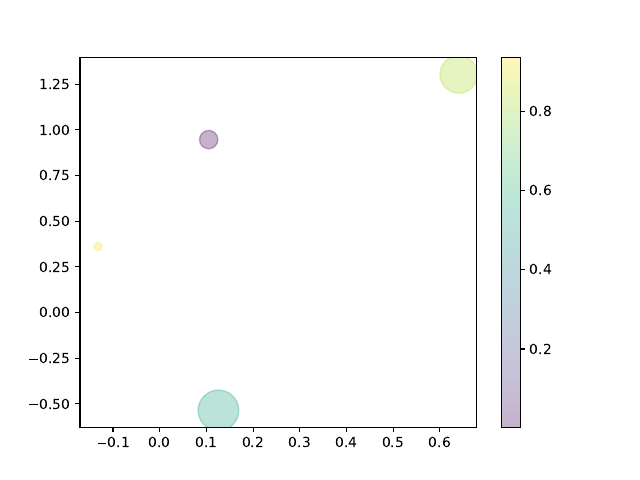

Generate this figure with Python:
import matplotlib.pyplot as plt
import numpy as np 
from sklearn.datasets import load_iris



plt.style.use('seaborn-v0_8-pastel')

#generate data points 
rng = np.random.default_rng(0)
x = rng.normal(size=4)
y = rng.normal(size=4)
colors = rng.random(4)
sizes = 1000 * rng.random(4)

plt.scatter(x, y, c=colors, 
            s=sizes, alpha=0.3)
plt.colorbar();

plt.savefig('scatterplot.pdf')

plt.close()

#scatterplot from Iris data 
iris = load_iris()
features = iris.data.T #transposes the data (switch)
plt.scatter(features[0], features[1], alpha=0.4, s=100*features[3], c=iris.target, cmap = 'viridis')
plt.xlabel(iris.feature_names[0])
plt.ylabel(iris.feature_names[1])
plt.savefig('iris scatter.pdf')